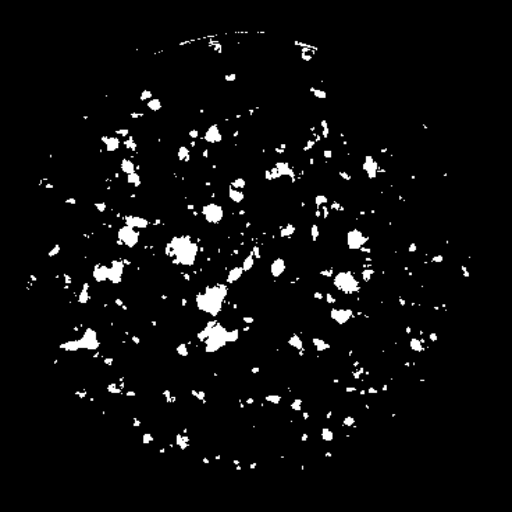
#> input picture iPSC Colony Counting/Gaussian_Heatmap/10_kanugovimahidhar_mask.png, 512 x 512 px
$ jupyter execute new_gauss_w_h_masked.ipynb
#> lines starting #> are read from the running program, lines starting #| are printed output that depends on the picture; after the words box and inside, x2 and y2 are one past the last pixel; in counts of white or black regions, pixels touching at a corner belong together
[cell 1]
import numpy as np
import cv2
import os
import matplotlib.pyplot as plt
import copy as cp

[cell 2]
img_path = "./10_kanugovimahidhar_mask.png"

[cell 3]
image = cv2.imread(img_path)
#> image is the input picture: shape (512, 512, 3); min 0, max 255, mean 11.3
image_gray = cv2.cvtColor(image, cv2.COLOR_BGR2GRAY)

[cell 4]
image_thresholded = cv2.threshold(image_gray, 0, 255, cv2.THRESH_BINARY | cv2.THRESH_OTSU)[1]
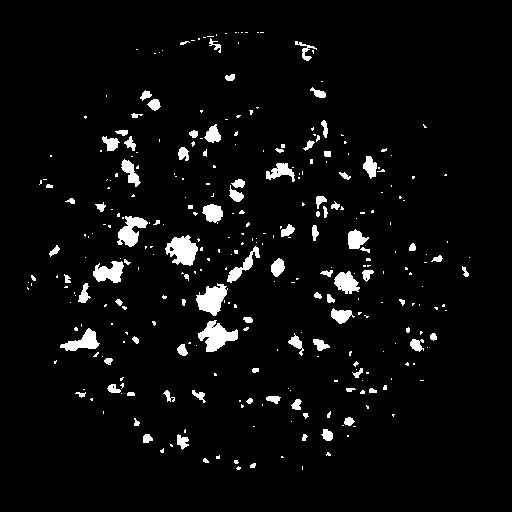
#> image_thresholded: shape (512, 512); 4.5% white; 317 white regions (223 under 20 px), largest, box (x1, y1, x2, y2) and area: (198, 320, 238, 352) 680, (165, 235, 198, 266) 650, (196, 283, 228, 316) 616
plt.figure(figsize=(10,10))
plt.imshow(image_thresholded, cmap = 'gray')

[cell 5]
def fix_theta(angle, w, h):
    eps = 0.001
    if w < h:
#         print("Width Less")
        inter = 90 - angle
        angle = inter + 180
    else:
#         print("Width Greater")
        angle = -angle
        temp = w
        w = h
        h = temp

    return angle, w+eps, h+eps

[cell 6]
def generate_2d_gaussian(x_center = 0,
                         y_center = 0,
                         width = 1,
                         height = 1,
                         alpha = 0.2,
                         angle = 0,
                         out_size = (256, 256)):

    """
    x_center: x coordinate of gaussian center
    y_center: y coordinate of gaussian center
    radius: Farthest distance from center of CC to contour
    alpha: parameter to adjust standard deviation of 2D gaussian
    angle: the angle to rotate 2D gaussian axis
    out_size: H x W of output 2D gaussian heatmap
    """

    ## Convert to radian
    theta = (2*np.pi*angle) / 360

    ## Generate rows and columns labels
    x = np.arange(0, out_size[0], dtype = int)
    y = np.arange(0, out_size[1], dtype = int)

    ## Generate meshgrid
    xv, yv = np.meshgrid(x, y)

    ## Compte sigma for x and y axis
    x_sigma = width * alpha
    y_sigma = height * alpha


    ## Compute rotation coefficients, according to https://en.wikipedia.org/wiki/Gaussian_function

    a = ((np.power(np.cos(theta), 2)) / (2 * np.power(x_sigma, 2))) + \
        ((np.power(np.sin(theta), 2)) / (2 * np.power(y_sigma, 2)))

    b = -(np.sin(2 * theta) / (4 * np.power(x_sigma, 2))) + \
         (np.sin(2 * theta) / (4 * np.power(y_sigma, 2)))

    c = ((np.power(np.sin(theta), 2)) / (2 * np.power(x_sigma, 2))) + \
        ((np.power(np.cos(theta), 2)) / (2 * np.power(y_sigma, 2)))

    ## Generate rotated 2D gaussian map
    gauss_map = np.exp(-( (a*np.power(xv-x_center, 2)) + (2*b*(xv-x_center)*(yv-y_center)) + (c*np.power((yv-y_center),2))))

    return gauss_map

[cell 7]
def generate_heatmap(mask, alpha):

    """
    mask: binary mask {0, 1}
    alpha: adjustable parameter to change the spread of 2D gaussian
    """
#> called with alpha = 0.3

    ## List to save all gaussian CCs
    gauss_cc_list = list()

    ## Generate CCs
    numLabels, labels, stats, centroids = cv2.connectedComponentsWithStats(mask)
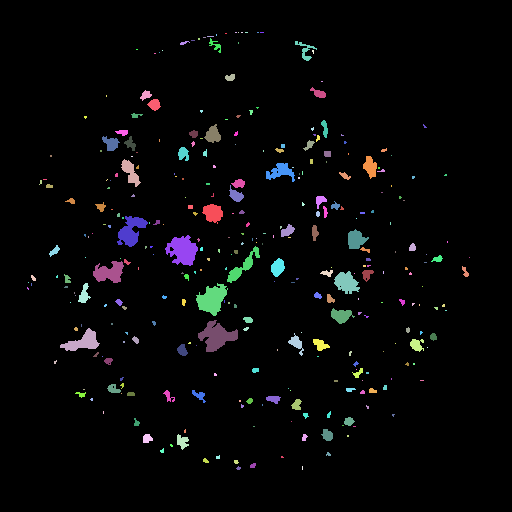
#> labels: shape (512, 512) int32; 318 distinct labels, from 0 to 317; one colour per label, 0 black
#> numLabels = 318; stats = 318 rows, first 6: [0, 0, 512, 512, 250410], [225, 33, 2, 1, 2], [235, 32, 2, 1, 2], [238, 32, 1, 1, 1], [241, 32, 2, 1, 2], [245, 32, 3, 1, 3]; centroids = 318 pairs, first value 27.5 to 469, second value 32 to 467.8

    ## Loop through each CC
    for i in range(1, numLabels):

        single_CC = np.zeros_like(labels)
        single_CC = np.where(labels == i, 1, 0).astype("uint8")


        ## Generate contour for current CC
        single_CC_contours, _ = cv2.findContours(single_CC, cv2.RETR_EXTERNAL, cv2.CHAIN_APPROX_NONE)


        ## Get rotated, tightest bouding box
        (x, y), (h, w), angle = cv2.minAreaRect(single_CC_contours[0])


        ## Adjust bbox angle to gaussian y-axis angle
        angle, w, h = fix_theta(angle, w, h)

        ## Generate 2D gaussian map for a single CC
        single_CC_map = generate_2d_gaussian(x_center = int(x),
                                             y_center = int(y),
                                             width = w,
                                             height = h,
                                             alpha = alpha,
                                             angle = angle,
                                             out_size = single_CC.shape)
        ### Apply Mask
        single_CC_map *= single_CC
        single_CC_map[int(y)][int(x)] = 1.0

        gauss_cc_list.append(single_CC_map)
#> this loop made 317 passes
#> (single_CC_contours, h, w, angle, temp in fix_theta, theta in generate_2d_gaussian) on passes 1, 2, 4: ([[[225, 33], [226, 33]]], 1, 0.001, 90, 1, 1.57), ([[[235, 32], [236, 32]]], 1, 0.001, 90, 1, 1.57), ([[[241, 32], [242, 32]]], 1, 0.001, 90, 1, 1.57)
#> pass 1, in generate_heatmap, `single_CC = np.where(labels == i, 1, 0).astype("uint8")`:
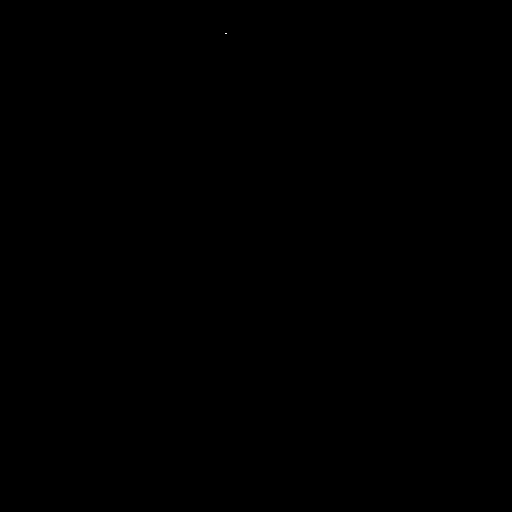
#> single_CC: shape (512, 512); values 0 (black) and 1 (white), 0% white in thin lines or dots, all inside (x1, y1, x2, y2) = (225, 33, 227, 34)
#> after the loop: single_CC: shape (512, 512); values 0 (black) and 1 (white), 0% white in thin lines or dots, all inside (x1, y1, x2, y2) = (302, 466, 303, 470)

#         plt.figure(figsize=(10,10))
#         plt.imshow(single_CC_map, cmap = 'jet')


    ### Handle empty mask
    if len(gauss_cc_list) == 0:
        gt_map = np.zeros_like(image_thresh).astype('float32')
    else:
        gt_map = np.array(gauss_cc_list)
        gt_map = np.max(gt_map, axis = 0)
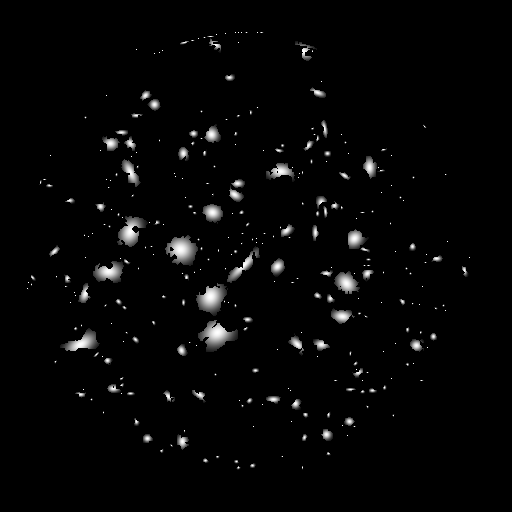
#> gt_map: shape (512, 512) float64; min 0, max 1, mean 0.0222


    assert np.max(gt_map) <= 1.0, "Probabilty must not exceed 1.0"
    assert np.min(gt_map) >= 0.0, "Probabilty must not be below 0.0"
    assert len(np.where(gt_map == 1)[0]) == numLabels-1, "There should 1.0 at the center of each CC"

    return gt_map
